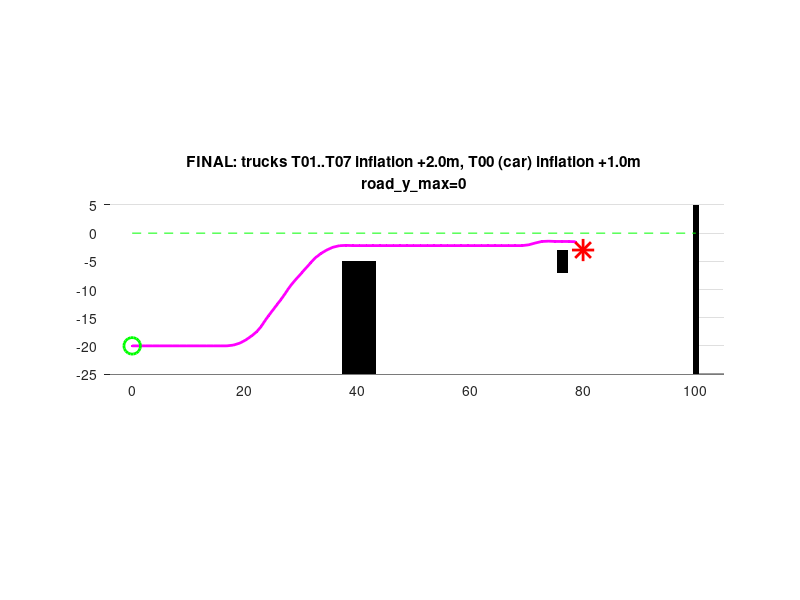

Write the MATLAB code that produced this figure.
function debug_day45_final()
global ROAD_Y_MAX
ROAD_Y_MAX = 0;

trucks = [40 -12 90; 40 -24 90; 40 -36 90; 40 -48 90; 39 -50 0; 51 -50 0; 63 -50 0];
t00 = [76.1 -5 90];
y = zeros(200,200); y(1,:)=1; y(end,:)=1; y(:,1)=1; y(:,end)=1;
hw=2.48*0.5+1.5; hl=11.5*0.5+1.5;
for i=1:7
    px=trucks(i,1); py=trucks(i,2); yaw=deg2rad(trucks(i,3));
    y = stamp(y, px, py, yaw, hl, hw);
end
hw0=1.97*0.5; hl0=4.47*0.5;
y = stamp(y, t00(1), t00(2), deg2rad(t00(3)), hl0, hw0);
fprintf('Obstacle cells: %d\n', sum(y(:)>0.5));

[px, py, ~, plen] = hybrid_astar_plan(0, -20, 0, 80, -3, 0, y);
if plen > 0
    fprintf('plen=%d, ends (%.2f,%.2f)\n', plen, px(plen), py(plen));
else
    fprintf('NO PATH\n');
end

figure('Position',[100 100 1100 700]);
hold on; grid on; axis equal;
imagesc([-100 100], [100 -100], y); colormap(flipud(gray)); axis xy;
xlim([-5 105]); ylim([-25 5]);
if plen > 0
    plot(px(1:plen), py(1:plen), 'm.-', 'LineWidth',2);
end
plot(0,-20,'go','MarkerSize',12,'LineWidth',2);
plot(80,-3,'r*','MarkerSize',16,'LineWidth',2);
plot([0 100],[0 0],'g--');
title({'FINAL: trucks T01..T07 inflation +2.0m, T00 (car) inflation +1.0m','road\_y\_max=0'});
saveas(gcf, fullfile(fileparts(mfilename('fullpath')), 'debug_day45_final.png'));
end

function y = stamp(y, px, py, yaw, hl, hw)
c=cos(yaw); s=sin(yaw);
for row=1:200, wy=100-(row-0.5);
    for col=1:200, wx=-100+(col-0.5);
        dx=wx-px; dy=wy-py; lx=dx*c+dy*s; ly=-dx*s+dy*c;
        if abs(lx)<=hl && abs(ly)<=hw, y(row,col)=1; end
    end
end
end

function [path_x, path_y, path_yaw, path_len] = hybrid_astar_plan(sx, sy, syaw, gx, gy, gyaw, occ_map)
MAX_NODES = 4500; MAX_PATH = 220;
path_x = zeros(MAX_PATH,1); path_y = zeros(MAX_PATH,1); path_yaw = zeros(MAX_PATH,1); path_len = 0;
node_x = zeros(MAX_NODES,1); node_y = zeros(MAX_NODES,1); node_yaw = zeros(MAX_NODES,1);
node_g = zeros(MAX_NODES,1); node_f = zeros(MAX_NODES,1); node_parent = zeros(MAX_NODES,1);
node_open = false(MAX_NODES,1); node_closed = false(MAX_NODES,1);
steers = [-0.50, -0.32, -0.16, 0.0, 0.16, 0.32, 0.50];
L = 2.8; ds = 1.2; pres = 1.0; yres = pi/8.0;
nc = 1; node_x(1)=sx; node_y(1)=sy; node_yaw(1)=wp_(syaw); node_f(1)=hypot(gx-sx,gy-sy); node_open(1)=true;
gid = 0;
for it = 1:MAX_NODES
    cur = 0; bf = 1e12;
    for i = 1:MAX_NODES, if node_open(i) && node_f(i) < bf, bf=node_f(i); cur=i; end; end
    if cur == 0, break; end
    node_open(cur)=false; node_closed(cur)=true;
    cx=node_x(cur); cy=node_y(cur); cyaw=node_yaw(cur);
    if hypot(gx-cx,gy-cy)<2 && abs(adf(gyaw,cyaw))<0.8, gid=cur; break; end
    for a = 1:7
        d = steers(a);
        if abs(d)<1e-6, nxv=cx+ds*cos(cyaw); nyv=cy+ds*sin(cyaw); nyawv=cyaw;
        else, beta=ds*tan(d)/L; r=L/tan(d); nxv=cx+r*(sin(cyaw+beta)-sin(cyaw)); nyv=cy-r*(cos(cyaw+beta)-cos(cyaw)); nyawv=cyaw+beta; end
        nyawv = wp_(nyawv);
        if iscol_(cx,cy,nxv,nyv,occ_map), continue; end
        kx=round(nxv/pres); ky=round(nyv/pres); kyaw=round(w2p_(nyawv)/yres);
        dup=false; di=0;
        for j=1:nc
            if round(node_x(j)/pres)==kx && round(node_y(j)/pres)==ky && round(w2p_(node_yaw(j))/yres)==kyaw
                dup=true; di=j; break; end
        end
        newg = node_g(cur) + ds*(1 + 0.2*abs(d));
        h = hypot(gx-nxv,gy-nyv) + 1.5*abs(adf(gyaw,nyawv));
        newf = newg + 1.4*h;
        if dup
            if node_closed(di), continue; end
            if newg >= node_g(di), continue; end
            node_x(di)=nxv; node_y(di)=nyv; node_yaw(di)=nyawv;
            node_g(di)=newg; node_f(di)=newf; node_parent(di)=cur; node_open(di)=true;
        else
            if nc >= MAX_NODES, break; end
            nc=nc+1;
            node_x(nc)=nxv; node_y(nc)=nyv; node_yaw(nc)=nyawv;
            node_g(nc)=newg; node_f(nc)=newf; node_parent(nc)=cur; node_open(nc)=true;
        end
    end
end
if gid == 0, return; end
tx=zeros(MAX_PATH,1); ty=zeros(MAX_PATH,1); tyaw=zeros(MAX_PATH,1);
cnt=0; idx=gid;
while idx>0 && cnt<MAX_PATH, cnt=cnt+1; tx(cnt)=node_x(idx); ty(cnt)=node_y(idx); tyaw(cnt)=node_yaw(idx); idx=node_parent(idx); end
for k=1:cnt, s=cnt-k+1; path_x(k)=tx(s); path_y(k)=ty(s); path_yaw(k)=tyaw(s); end
path_len = cnt;
end
function col = iscol_(x1,y1,x2,y2,m)
col=false;
for k=0:8, t=k/8; x=x1+t*(x2-x1); y=y1+t*(y2-y1);
    if iop_(x,y,m), col=true; return; end
end
end
function occ = iop_(x,y,m)
global ROAD_Y_MAX
occ=false;
if x<0||x>100||y<-100||y>ROAD_Y_MAX, occ=true; return; end
r=floor(100-y)+1; c=floor(x+100)+1;
if r<1||r>200||c<1||c>200, occ=true; return; end
for rr=max(1,r-1):min(200,r+1)
    for cc=max(1,c-1):min(200,c+1)
        if m(rr,cc)>0.5, occ=true; return; end
    end
end
end
function a=wp_(a), while a>pi, a=a-2*pi; end; while a<-pi, a=a+2*pi; end; end
function a=w2p_(a), while a<0, a=a+2*pi; end; while a>=2*pi, a=a-2*pi; end; end
function d=adf(a,b), d=wp_(a-b); end
